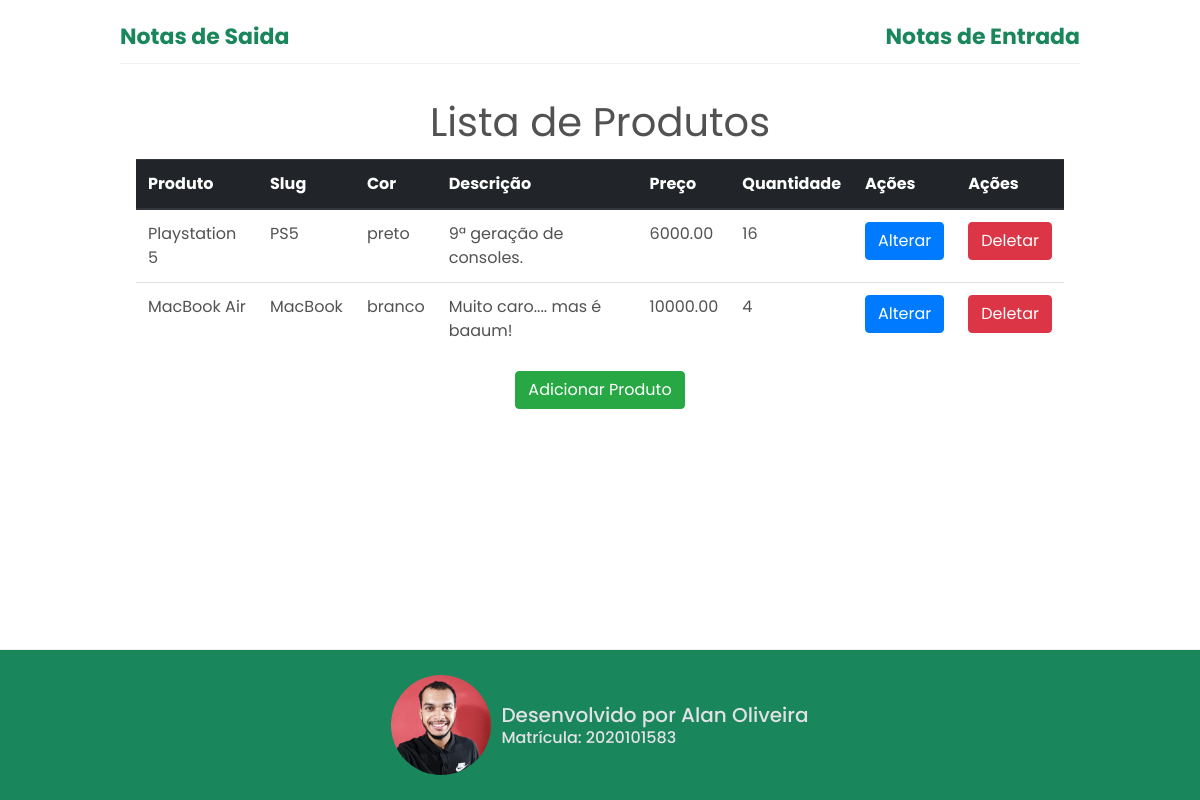
Page /produto/ on the committed database.
### produto/models.py (models this page shows, shortened)
class Produtos(models.Model):
    produto = models.CharField('Produto', max_length=200)
    slug = models.SlugField('Identificador', max_length=100)
    cor = models.ForeignKey(
        Cores, on_delete=models.PROTECT, verbose_name='Cor')
    descricao = models.TextField('Descrição', blank=True)
    preco = models.DecimalField(
        'Preço', decimal_places=2, max_digits=8, default=0)
    quantidade = models.IntegerField('Quantidade', default=0)
    criado = models.DateTimeField('Criado em', auto_now_add=True)
    modificado = models.DateTimeField('Modificado em', auto_now=True)
    class Meta:
        verbose_name = 'Produto'
        verbose_name_plural = 'Produtos'
        ordering = ['-produto']

class Cores(models.Model):
    cor = models.CharField('Cor', max_length=200)
    def __str__(self):
        return self.cor

### produto/views.py (the view)
# urls.py: path('', listar, name='listar'),
def listar(request):
    produtos = Produtos.objects.all()
    template_name = 'listar_produto.html'
    context = {
        'produtos': produtos
    }
    return render(request, template_name, context)

### produto/templates/listar_produto.html (shortened to what this page needs)
{% extends 'base.html' %}
{% load static %}
{% block style %}
    <link rel="stylesheet" href="{% static 'css/produto/produto_list.css' %}">
{% endblock %}
{% block navbar0 %}
    <a class="lista" href="{% url 'notaSaida:saida_list' %}">Notas de Saida</a>
{% endblock %}
{% block navbar %}
    <a class="lista" href="{% url 'entrada:entrada_list' %}">Notas de Entrada</a>
{% endblock %}
{% block product %}
    <div class="container modal-body">
        <h1 class="title">Lista de Produtos</h1>
        <table id="myTable" class="table">
            <thead class="thead-dark">
            <tr>
                <th>Produto</th>
                <th>Slug</th>
                <th>Cor</th>
                <th>Descrição</th>
                <th>Preço</th>
                <th>Quantidade</th>
                <th>Ações</th>
                <th>Ações</th>
            </tr>
            </thead>
            <tbody>
            {% for produto in produtos %}
                <tr>
                    <td>{{ produto.produto }}</td>
                    <td>{{ produto.slug }}</td>
                    <td>{{ produto.cor }}</td>
                    <td>{{ produto.descricao }}</td>
                    <td>{{ produto.preco }}</td>
                    <td>{{ produto.quantidade }}</td>
                    <td id="edit-product">
                        <a class="btn btn-primary" href="{% url 'produto:alterar' produto.id %}">Alterar</a>
                    </td>
                    <td>
                        <a onclick="alerta(event)" class="btn btn-danger" href="{% url 'produto:deletar' produto.id %}">Deletar</a>
                    </td>
                </tr>
            {% endfor %}
            </tbody>
        </table>
        <div id="new-product">
            <a class="btn btn-success" href="{% url 'produto:novo' %}">Adicionar Produto</a>
        </div>
    </div>
{% endblock %}

### core/static/css/style.css (style rules this page uses)
html { line-height: 1.15; }
a { color: #19865C; }
body { max-width: 960px; color: #525252; font-family: Roboto, sans-serif; margin: 0 auto; }
h1, h2, h3, h4, h5, p, ul { padding: 0; margin: 0; font-weight: 400; }
h1 { font-size: 1.375rem; max-width: 32rem; margin: 5px auto 0; }
a.lista { cursor: pointer; text-decoration: none; font-weight: 700; font-size: 1.375rem; text-decoration: none; font-family: 'Poppins', sans-serif; }
h1.title { font-size: 2.5rem; font-family: 'Poppins', sans-serif !important; font-family: 700 }

### core/static/css/produto/produto_list.css (style rules this page uses)
body > * { font-family: 'Poppins', sans-serif; }
h1.title { text-align: center; padding: 0.8rem }
#new-product { display: flex; justify-content: center; margin-top: 1rem }
#edit-product { text-align: right }

### rows in the picture
Produtos: produto "Playstation 5", slug "PS5", cor "preto", descricao "9ª geração de consoles.", preco "6000.00", quantidade "16"
Produtos: produto "MacBook Air", slug "MacBook", cor "branco", descricao "Muito caro.... mas é baaum!", preco "10000.00", quantidade "4"
